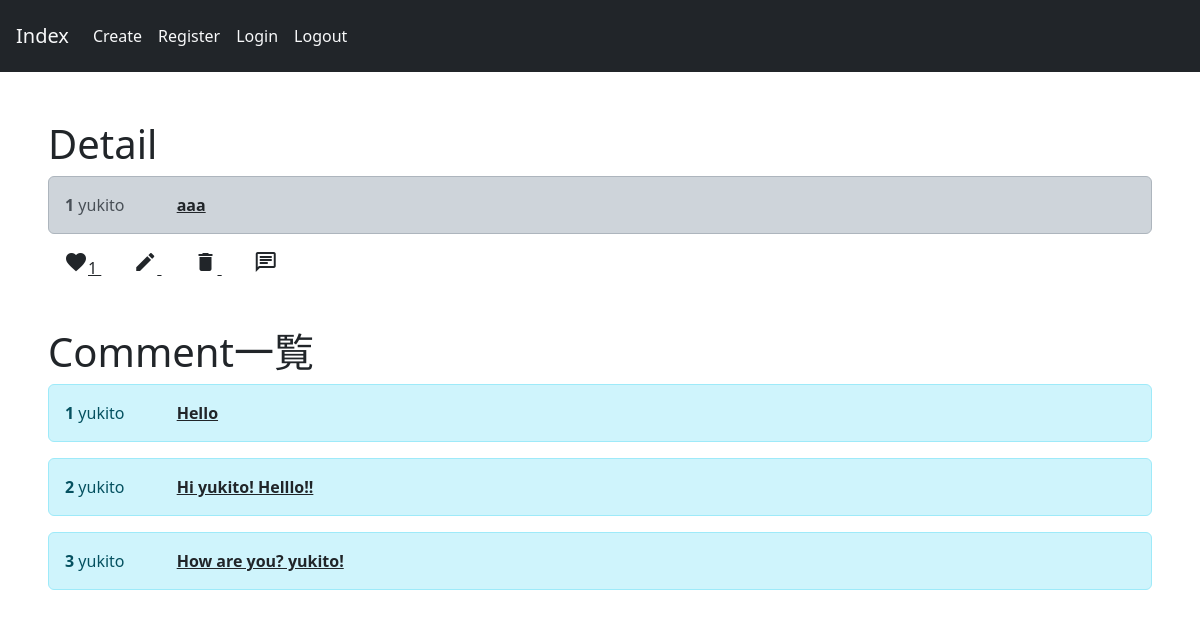
Before: /post/1 (signed in) with the older database file.
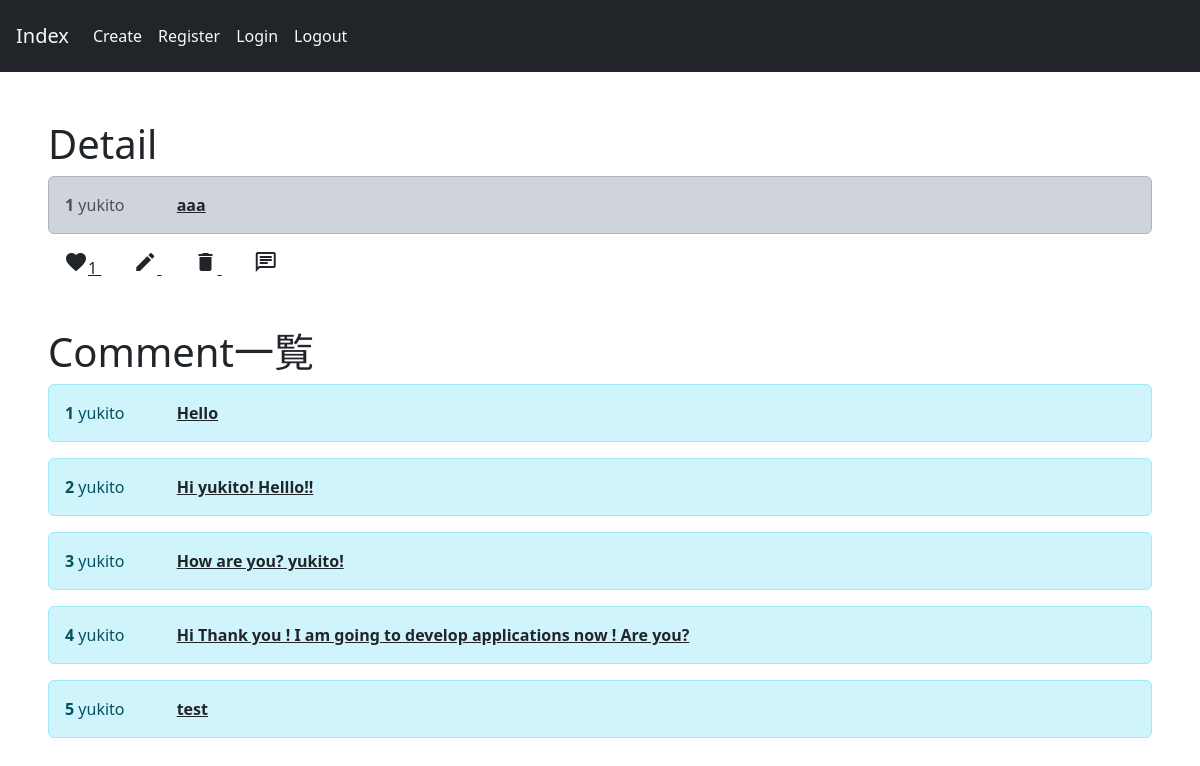
After: the same page with the newer database file.
### core/models.py (models this page shows, shortened)
class Comment(models.Model):
    user=models.ForeignKey(User,on_delete=models.CASCADE)
    post=models.ForeignKey(Post,on_delete=models.CASCADE)
    text=models.TextField(max_length=300)

### core/views.py (the view)
# urls.py: path('post/<int:pk>',views.detail,name='detail'),
def detail(request,pk):
    post=Post.objects.get(pk=pk)
    like=Like.objects.filter(user=request.user,post=post)
    like_count=Like.objects.filter(post=post).count()
    comments=Comment.objects.filter(post=post)
    context={
        'p': post,
        'like_count': like_count,
        'comments': comments,
        'like': like,
    }
    return render(request,'core/detail.html',context)

### templates/core/detail.html (shortened to what this page needs)
{% extends 'base.html' %}
{% block content %}
<div class="m-5">
<h1>Detail</h1>
<div class="alert alert-dark " role="alert">
    <strong>{{p.id}}</strong>
    {{p.user}}
    <strong>
        <a href="" class="text-dark p-5">{{p.text}}</a>
    </strong>
</div>
{% if like %}
<a href="{% url 'like' p.id %}" class="text-dark p-3">
    <span class="material-icons">favorite</span>{{like_count}}
</a>
{% else %}
<a href="{% url 'like' p.id %}" class="text-dark p-3">
    <span class="material-symbols-outlined">favorite</span>{{like_count}}
</a>
{% endif %}
<a href="{% url 'update' p.id %}" class="text-dark p-3">
    <span class="material-icons">edit</span>
</a>
<a href="{% url 'delete' p.id %}" class="text-dark p-3">
    <span class="material-icons">delete</span>
</a>
<a href="{% url 'comment' p.id %}" class="text-dark p-3">
    <span class="material-icons-outlined">chat</span>
</a>
</div>
<div class="m-5">
<h1>Comment一覧</h1>
{% for c in comments %}
<div class="alert alert-info" role="alert">
    <strong>{{c.id}}</strong>
    {{c.user}}
    <strong>
        <a href="" class="text-dark p-5">{{c.text}}</a>
    </strong>
</div>
{% endfor %}
</div>
{% endblock content %}

Changed rows visible on the page:
added Comment: id "4", user "yukito", text "Hi Thank you ! I am going to develop applications now ! Are you?"
added Comment: id "5", user "yukito", text "test"
